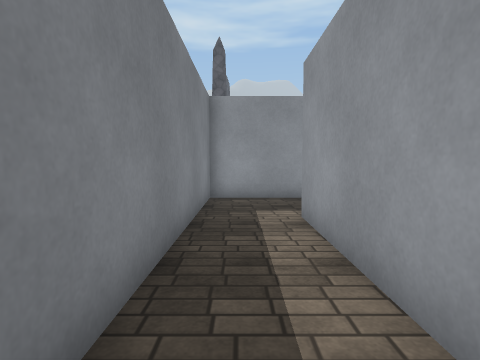
view 1 (above)

19 first-person views from a walk through a scene from a Unity 3-D project. The camera is 1.4 m above the floor, tilts 4° down and sees 80° across. The floor is counted in squares, 1 m on a side. Each view is taken from the middle of a square. On the plan, view 1 faces up. The plan holds only what a view shows up to about 14 squares ahead; the rest is blank. The place goes on beyond the plan. The player character is not drawn. Some surface patterns are stand-ins.

view 2
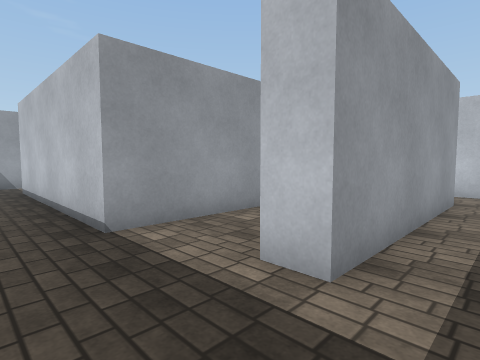

view 3
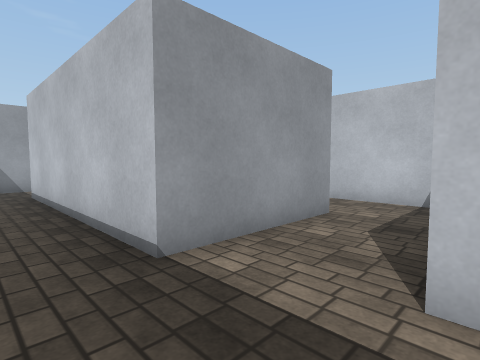

view 4
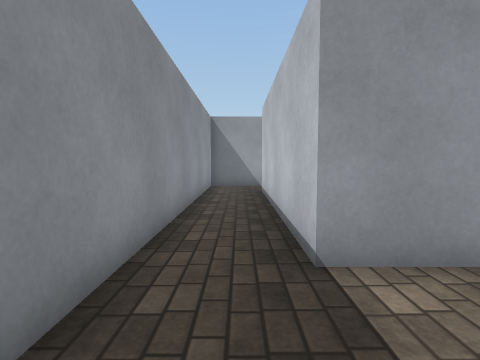

view 5
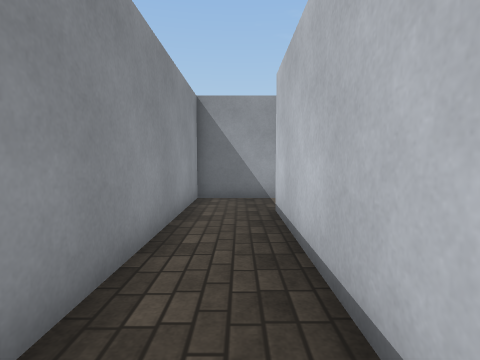

view 6
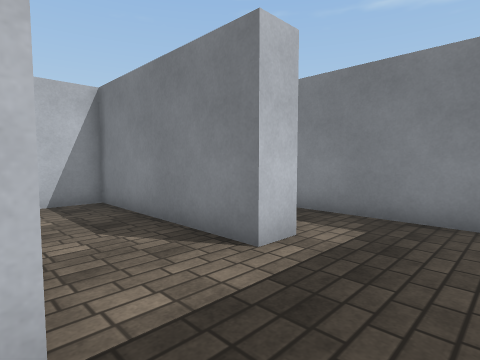

view 7
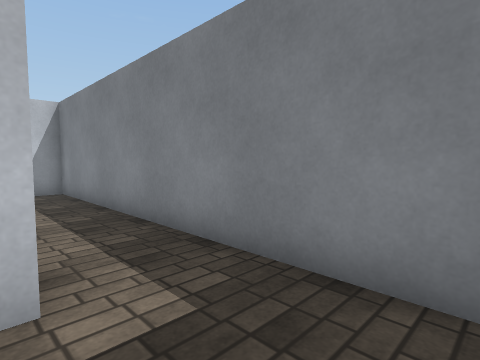

view 8
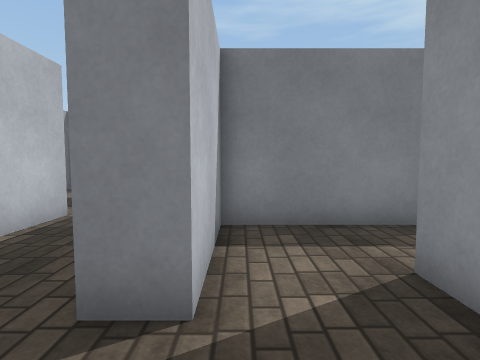

view 9
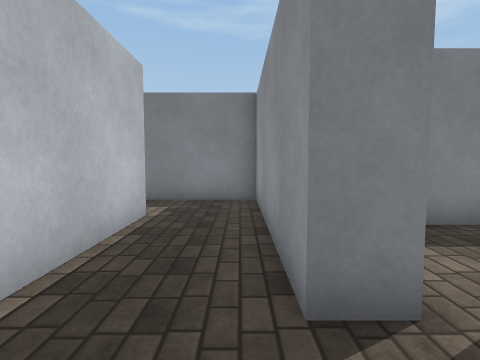

view 10
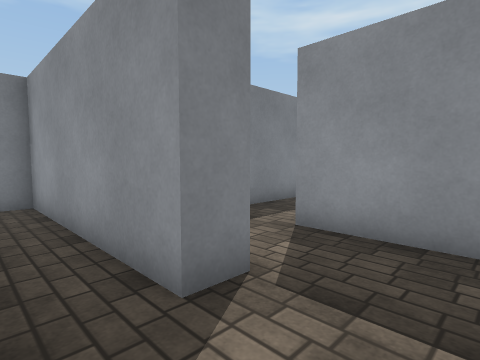

view 11
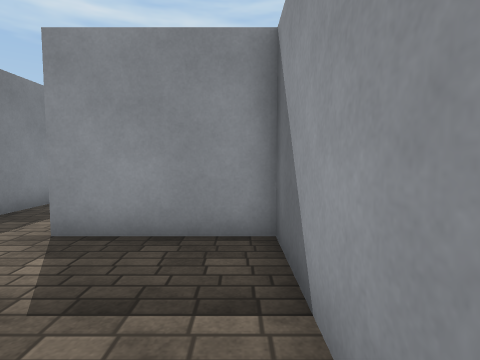

view 12
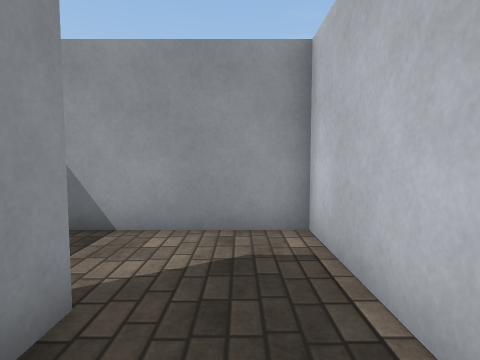

view 13
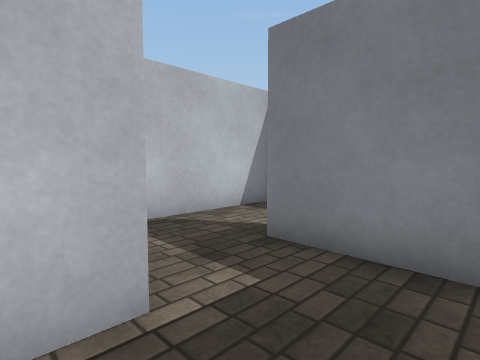

view 14
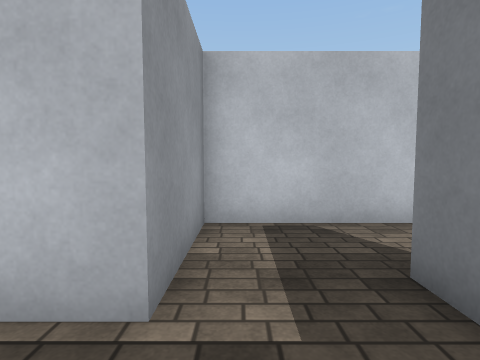

view 15
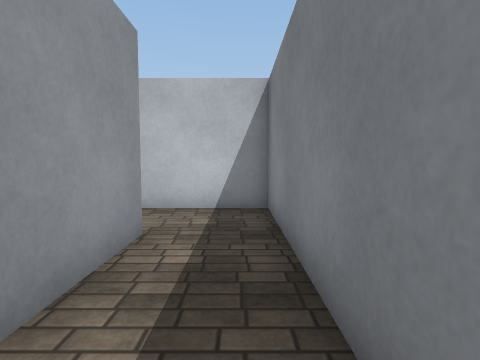

view 16
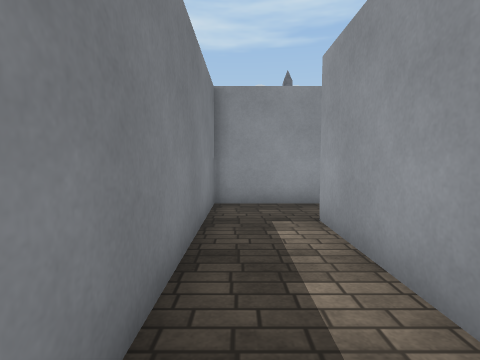

view 17
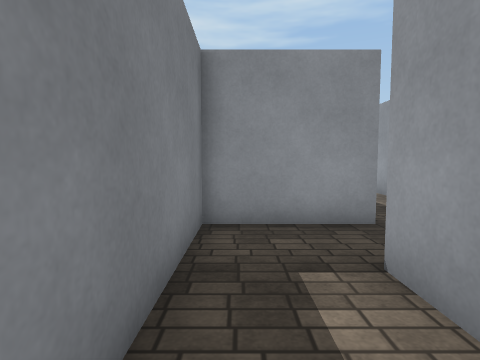

view 18
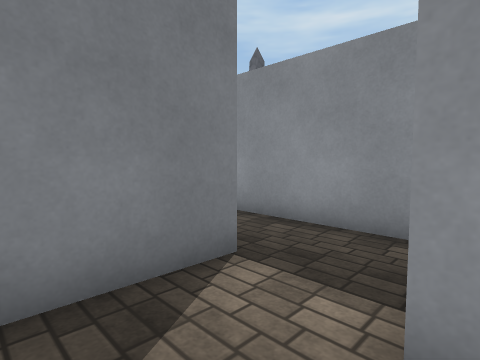

view 19
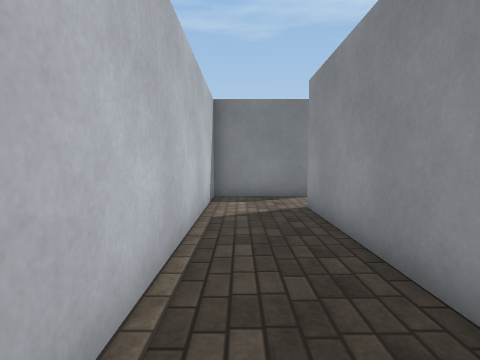

### Floor plan
Points are (right, up) in squares from view 1. A wall is a line through its corners. A room is listed if a view was taken in it or the views show most of it. See-through windows are left out.
Room 1 (views 1, 2, 3, 4, 5, 6, 7)
walls: (5.7, 2.9) (5.7, 8) (14.9, 8) (14.9, 6.5); (2.5, -0.8) (1.5, -0.8) (1.5, 7) (2.6, 7) (2.6, 0.2) (7.1, 0.2); (17.5, 7.5) (17.5, 10.6) (-1.1, 10.6) (-1.1, -3.4) (2.6, -3.4)
ways out: opening at (2, -2) to room 2; opening at (16, 7.5) to room 4; opening at (6.5, 1.5)
Room 2 (views 8, 9, 10, 11, 12, 13, 14)
walls: (2.6, -3.4) (2.6, -4.4) (-5, -4.4) (-5, -8.4); (-2.2, -8.6) (-2.2, -7.4) (5.7, -7.4) (5.7, -0.8) (2.5, -0.8)
ways out: opening at (2, -2) to room 1; opening at (-3.5, -7.5) to room 5
Room 3 (views 15, 16, 17)
walls: (-6.2, -8.4) (-6.2, -3.4); (-6.4, -0.8) (-8.8, -0.8) (-8.8, -11.3) (-4.4, -11.3)
ways out: opening at (-5.5, -9.5) to room 5; opening at (-5.5, -2)
Room 4 (views 18, 19)
walls: (23.8, 7) (17.4, 7); (14.9, 6.5) (14.9, 4) (24.9, 4)
ways out: opening at (16, 7.5) to room 1
Room 5 (no view inside)
walls: (-4.4, -11.3) (-2.2, -11.3) (-2.2, -8.6)
ways out: opening at (-3.5, -7.5) to room 2; opening at (-5.5, -9.5) to room 3

Where each view was taken, in squares from view 1:
view 1: 0 up, 0 right, facing up
view 2: 10 up, 0 right, facing down-right
view 3: 10 up, 2 right, facing down-right
view 4: 9 up, 2 right, facing right
view 5: 9 up, 7 right, facing right
view 6: 10 up, 6 right, facing down-left
view 7: 10 up, 2 right, facing down-left
view 8: 3 down, 5 right, facing left
view 9: 5 down, 5 right, facing left
view 10: 6 down, 5 right, facing up-left
view 11: 6 down, 5 right, facing up
view 12: 6 down, 0 right, facing right
view 13: 5 down, 1 left, facing down-left
view 14: 5 down, 3 left, facing down
view 15: 3 down, 8 left, facing down
view 16: 10 down, 8 left, facing up
view 17: 7 down, 8 left, facing up
view 18: 5 up, 18 right, facing up-left
view 19: 5 up, 26 right, facing left
